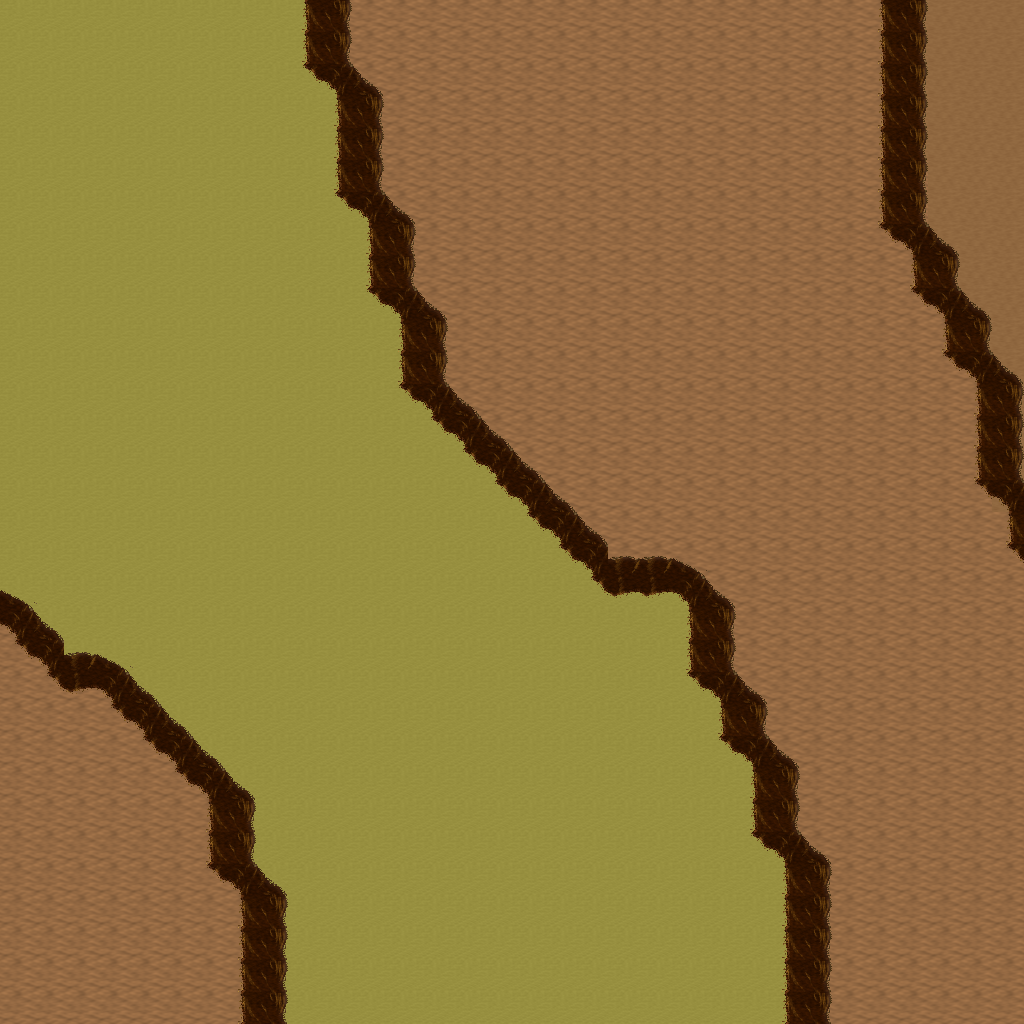

The image is a tile-based game level rendered from a .tmx file. Its description and source (layers, tilesets, objects; grid data summarised) follow:
An orthogonal 32x32 tile map with 32x32 px tiles, 5 tile layers (Ground, Objects, Objects2, Above, ...), 1 hidden layer not drawn, 8 tilesets.

<map version="1.10" tiledversion="1.11.0" orientation="orthogonal" renderorder="right-down" width="32" height="32" tilewidth="32" tileheight="32" infinite="0" nextlayerid="11" nextobjectid="1">
 <tileset firstgid="1" name="logic_collision" tilewidth="32" tileheight="32" tilecount="1" columns="1">
  <image source="../drawable/logic_collision.png" width="32" height="32" />
 </tileset>
 <tileset firstgid="2" name="ground_ground" tilewidth="32" tileheight="32" tilecount="33" columns="3">
  <image source="../drawable/ground_ground.png" width="96" height="352" />
 </tileset>
 <tileset firstgid="35" name="ground_ridge_earth_pale" tilewidth="32" tileheight="32" tilecount="96" columns="12">
  <image source="../drawable/ground_ridge_earth_pale.png" width="384" height="256" />
 </tileset>
 <tileset firstgid="131" name="ground_ridge_earth_dark" tilewidth="32" tileheight="32" tilecount="96" columns="12">
  <image source="../drawable/ground_ridge_earth_dark.png" width="384" height="256" />
 </tileset>
 <tileset firstgid="227" name="terrain_desert" tilewidth="32" tileheight="32" tilecount="88" columns="8">
  <image source="../drawable/terrain_desert.png" width="256" height="352" />
 </tileset>
 <tileset firstgid="315" name="plant_tree_tree_darkgreen" tilewidth="32" tileheight="32" tilecount="88" columns="8">
  <image source="../drawable/plant_tree_tree_darkgreen.png" width="256" height="352" />
 </tileset>
 <tileset firstgid="403" name="ground_sand_2" tilewidth="32" tileheight="32" tilecount="15" columns="5">
  <image source="../drawable/ground_sand_2.png" width="160" height="96" />
 </tileset>
 <tileset firstgid="418" name="plant_cactus_2" tilewidth="32" tileheight="32" tilecount="10" columns="5">
  <image source="../drawable/plant_cactus_2.png" width="160" height="64" />
 </tileset>
 <layer id="1" name="Ground" width="32" height="32">
  <data>[1024 cells, 1024 non-empty, 3 distinct tile ids]</data>
 </layer>
 <layer id="2" name="Objects" width="32" height="32">
  <data>[1024 cells, 156 non-empty, 9 distinct tile ids]</data>
 </layer>
 <layer id="3" name="Objects2" width="32" height="32">
  <data>[1024 cells, 0 non-empty, 0 distinct tile ids]</data>
 </layer>
 <layer id="4" name="Above" width="32" height="32">
  <data>[1024 cells, 0 non-empty, 0 distinct tile ids]</data>
 </layer>
 <layer id="5" name="Above2" width="32" height="32">
  <data>[1024 cells, 0 non-empty, 0 distinct tile ids]</data>
 </layer>
 <layer id="6" name="Walkable" width="32" height="32" visible="0">
  <data>[1024 cells, 64 non-empty, 1 distinct tile ids]</data>
 </layer>
 <objectgroup id="7" name="Mapevents" />
 <objectgroup id="8" name="Spawn" />
 <objectgroup id="9" name="Keys" />
 <objectgroup id="10" name="Replace" />
</map>
